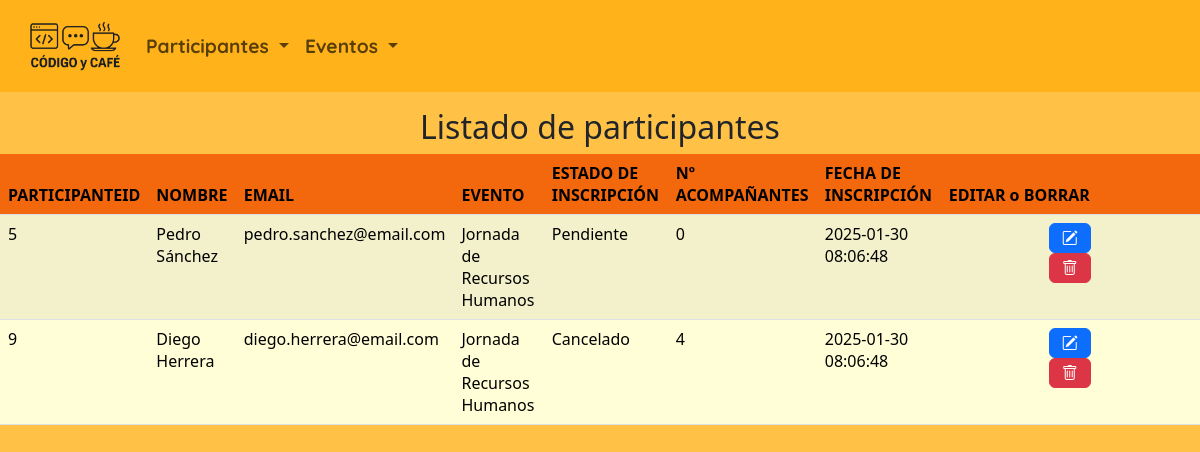
Page /listado_participantes.php?lstEventoP=6 on the committed database.
### tables this page shows
CREATE TABLE `participantes` (
  `participante_id` int NOT NULL,
  `participante_nombre` varchar(255) NOT NULL,
  `participante_email` varchar(255) NOT NULL,
  `evento_id` int NOT NULL,
  `inscripcion_estado` enum('Pendiente','Confirmado','Cancelado') DEFAULT 'Pendiente',
  `numero_acompanantes` int DEFAULT '0',
  `inscripcion_fecha` timestamp NULL DEFAULT CURRENT_TIMESTAMP
);

CREATE TABLE `eventos` (
  `evento_id` int NOT NULL,
  `evento_nombre` varchar(255) NOT NULL,
  `evento_descripcion` text,
  `evento_imagen` varchar(255) DEFAULT NULL,
  `evento_fecha` datetime NOT NULL,
  `evento_localizacion` varchar(255) NOT NULL,
  `evento_organizador` varchar(255) DEFAULT NULL
);

### listado_participantes.php (the view, shortened to what this page needs)
<?php
$conexion = obtenerConexion();
if (isset($_GET['lstEventoP'])) {
    $eventoid = $_GET['lstEventoP'];
    $sql = "SELECT p.*, e.evento_nombre AS evento FROM participantes p, eventos e
    WHERE p.evento_id = e.evento_id AND p.evento_id = $eventoid ORDER BY p.participante_id ASC;";
} else {
    $sql = "SELECT p.*, e.evento_nombre AS evento FROM participantes p, eventos e
    WHERE p.evento_id = e.evento_id ORDER BY p.participante_id ASC;";
}
$resultado = mysqli_query($conexion, $sql);
$mensaje = "<h2 class='text-center'>Listado de participantes</h2>";
$mensaje .= "<table class='table table-striped'>";
$mensaje .= "<thead><tr><th>PARTICIPANTEID</th><th>NOMBRE</th><th>EMAIL</th><th>EVENTO</th><th>ESTADO DE INSCRIPCIÓN</th><th>Nº ACOMPAÑANTES</th><th>FECHA DE INSCRIPCIÓN</th><th>EDITAR o BORRAR</th></tr></thead>";
$mensaje .= "<tbody>";
while ($fila = mysqli_fetch_assoc($resultado)) {
    $mensaje .= "<tr><td>" . $fila['participante_id'] . "</td>";
    $mensaje .= "<td>" . $fila['participante_nombre'] . "</td>";
    $mensaje .= "<td>" . $fila['participante_email'] . "</td>";
    $mensaje .= "<td>" . $fila['evento'] . "</td>";
    $mensaje .= "<td>" . $fila['inscripcion_estado'] . "</td>";
    $mensaje .= "<td>" . $fila['numero_acompanantes'] . "</td>";
    $mensaje .= "<td>" . $fila['inscripcion_fecha'] . "</td>";
    $mensaje .= "<td><form class='d-inline me-1' action='editar_participante.php' method='post'>";
    $mensaje .= "<input type='hidden' name='participante' value='" . htmlspecialchars(json_encode($fila),ENT_QUOTES) . "' />";
    $mensaje .= "<button name='Editar' class='btn btn-primary'><i class='bi bi-pencil-square'></i></button></form>";
    $mensaje .= "<form class='d-inline' action='proceso_borrar_participante.php' method='post'>";
    $mensaje .= "<input type='hidden' name='idparticipante' value='" . $fila['participante_id']  . "' />";
    $mensaje .= "<button name='Borrar' class='btn btn-danger'><i class='bi bi-trash'></i></button></form>";
    $mensaje .= "</td></tr>";
}
$mensaje .= "</tbody></table>";
echo $mensaje;
?>

### rows in the picture
participantes: participante_id "5", participante_nombre "Pedro Sánchez", participante_email "pedro.sanchez@email.com", evento.evento_nombre "Jornada de Recursos Humanos", inscripcion_estado "Pendiente", numero_acompanantes "0", inscripcion_fecha "2025-01-30 08:06:48"
participantes: participante_id "9", participante_nombre "Diego Herrera", participante_email "diego.herrera@email.com", evento.evento_nombre "Jornada de Recursos Humanos", inscripcion_estado "Cancelado", numero_acompanantes "4", inscripcion_fecha "2025-01-30 08:06:48"
